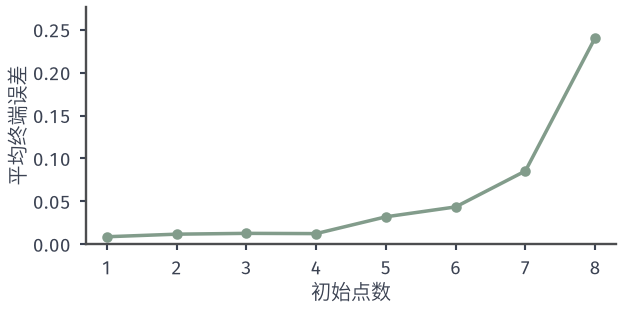

Recreate this plot in Python.
from pathlib import Path
import sys
ROOT = next(p for p in Path(__file__).resolve().parents if (p/'build.sh').is_file() and (p/'tex/book.tex').is_file())
sys.path.insert(0, str(ROOT/'figures/05-optimization/05-stochastic-optimization/matplotlib/bo-common'))
from bo_common import *
# 预算 T=8，初始点数 n0 从 1 到 8；每个 n0 用 300 组种子的均匀随机初始点（网格 0.1）。
xs=np.linspace(0,8,81);fstar=f(np.linspace(0,8,8001)).min();rng=np.random.default_rng(11)
T=8;res={}
for n0 in range(1,T+1):
    vals=[]
    for _ in range(300):
        X=list(rng.choice(xs,n0,replace=False))
        while len(X)<T:
            A=np.array(X);Y=f(A);m,v=posterior(A,Y,xs);E_=ei(Y.min(),m,np.sqrt(v));X.append(xs[E_.argmax()])
        vals.append(f(np.array(X)).min()-fstar)
    res[n0]=(np.mean(vals),np.mean(np.array(vals)<.1))
ns=np.array(list(res));mean=np.array([res[n][0] for n in ns]);hit=np.array([res[n][1] for n in ns])
print('n0 mean hit',np.round(mean,3),np.round(hit,3))
fig,ax=figure(width_mm=88,height_mm=44)
ax.plot(ns,mean,color=GREEN,lw=1.4,marker='o',ms=3.2)
ax.set_xlim(.7,8.3);ax.set_ylim(0,mean.max()*1.15);ax.set_xticks(ns);axes_style(ax,'初始点数','平均终端误差')
FACTS={'T':T,'seeds':300,'mean_final_gap':mean.tolist(),'hit_rate_gap_below_0.1':hit.tolist()}
save(fig, Path(__file__).resolve().parent, 'figure', FACTS)
